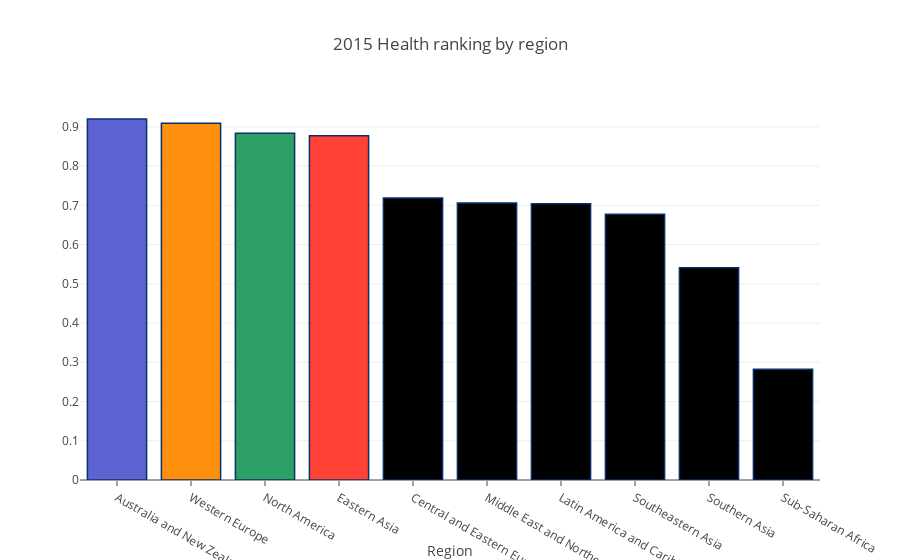

The cell this chart's notebook holds for it:
### Markdown cell above
## Health ranking by region

### Code cell
region_mean = data2015.groupby(['region'])['health'].mean()
region_mean.sort_values(ascending=False, inplace=True)

# Bar Chart
trace1 = go.Bar(
    x=region_mean.index,
    y=region_mean.values,
    marker=dict(
        color=['rgb(93, 100, 210)', 'rgb(255, 144, 14)',
               'rgb(44, 160, 101)', 'rgb(255, 65, 54)'],
        line=dict(
            color='rgb(8,48,107)',
            width=1.5,
        )
    ),
)

data = [trace1]
layout = go.Layout(
    barmode='stack'
)
layout = dict(title = '2015 Health ranking by region',
              xaxis= dict(title= 'Region',ticklen= 5,zeroline= False)
             )
fig = go.Figure(data=data, layout=layout)
iplot(fig)

### Figure 1 — Plotly figure (JSON) as saved in the notebook; plotly's stock layout.template omitted (floating-point values rounded to 4 significant figures)
{"data": [{"marker": {"color": ["rgb(93, 100, 210)", "rgb(255, 144, 14)", "rgb(44, 160, 101)", "rgb(255, 65, 54)"], "line": {"color": "rgb(8,48,107)", "width": 1.5}}, "x": ["Australia and New Zealand", "Western Europe", "North America", "Eastern Asia", "Central and Eastern Europe", "Middle East and Northern Africa", "Latin America and Caribbean", "Southeastern Asia", "Southern Asia", "Sub-Saharan Africa"], "y": [0.92, 0.9091, 0.8837, 0.8774, 0.7188, 0.7056, 0.7039, 0.6774, 0.5408, 0.2823], "type": "bar", "uid": "b2fe0523-c28d-4ecd-a9fa-451a57930393"}], "layout": {"title": "2015 Health ranking by region", "xaxis": {"ticklen": 5, "title": "Region", "zeroline": false}}}
